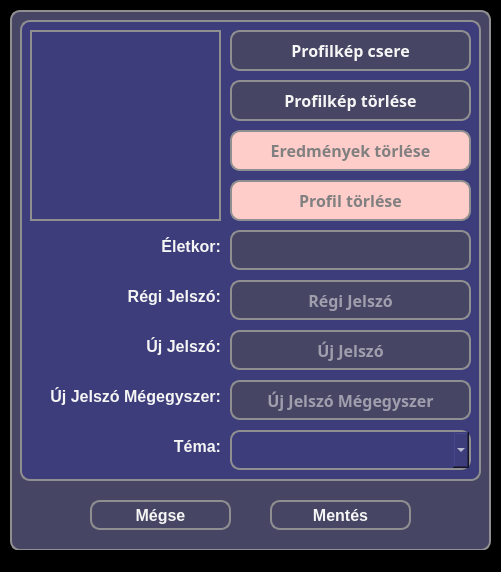
<?xml version="1.0" encoding="UTF-8"?>
<ui version="4.0">
 <class>MainWindow</class>
 <widget class="QMainWindow" name="MainWindow">
  <property name="geometry">
   <rect>
    <x>0</x>
    <y>0</y>
    <width>501</width>
    <height>572</height>
   </rect>
  </property>
  <property name="windowTitle">
   <string>Beállítások</string>
  </property>
  <property name="styleSheet">
   <string notr="true">* {
	background-color: black;
}</string>
  </property>
  <widget class="QWidget" name="centralwidget">
   <widget class="QWidget" name="widget_3" native="true">
    <property name="geometry">
     <rect>
      <x>10</x>
      <y>10</y>
      <width>481</width>
      <height>541</height>
     </rect>
    </property>
    <property name="styleSheet">
     <string notr="true">* {
	background-color: rgb(70, 70, 100);
	border: 2px solid #8f8f91;
	border-radius: 10px;
	color: white;
	font-size: 16px;
	font-weight: bold;
}</string>
    </property>
    <widget class="QPushButton" name="abortButton">
     <property name="geometry">
      <rect>
       <x>80</x>
       <y>490</y>
       <width>141</width>
       <height>30</height>
      </rect>
     </property>
     <property name="styleSheet">
      <string notr="true">* {
	background-color: rgb(70, 70, 100);
	color: whitesmoke;
}

*:hover {
	background-color: rgb(120, 120, 220);
	color: white;
}</string>
     </property>
     <property name="text">
      <string>Mégse</string>
     </property>
    </widget>
    <widget class="QPushButton" name="saveAndCloseButton">
     <property name="geometry">
      <rect>
       <x>260</x>
       <y>490</y>
       <width>141</width>
       <height>30</height>
      </rect>
     </property>
     <property name="styleSheet">
      <string notr="true">* {
	background-color: rgb(70, 70, 100);
	color: whitesmoke;
}

*:hover {
	background-color: rgb(120, 120, 220);
	color: white;
}</string>
     </property>
     <property name="text">
      <string>Mentés</string>
     </property>
    </widget>
    <widget class="QWidget" name="widget_2" native="true">
     <property name="geometry">
      <rect>
       <x>10</x>
       <y>10</y>
       <width>461</width>
       <height>461</height>
      </rect>
     </property>
     <property name="styleSheet">
      <string notr="true">* {
	background-color: #3d3d7b;
	border: 2px solid #8f8f91;
	border-radius: 10px;
	color: white;
	font-size: 16px;
	font-weight: bold;
}</string>
     </property>
     <widget class="QFrame" name="profilePicture">
      <property name="geometry">
       <rect>
        <x>10</x>
        <y>10</y>
        <width>191</width>
        <height>191</height>
       </rect>
      </property>
      <property name="styleSheet">
       <string notr="true">border-radius: 0px;</string>
      </property>
      <property name="frameShape">
       <enum>QFrame::StyledPanel</enum>
      </property>
      <property name="frameShadow">
       <enum>QFrame::Raised</enum>
      </property>
     </widget>
     <widget class="QPushButton" name="changeProfilePictureButton">
      <property name="geometry">
       <rect>
        <x>210</x>
        <y>10</y>
        <width>241</width>
        <height>41</height>
       </rect>
      </property>
      <property name="font">
       <font>
        <family>Corbel</family>
        <pointsize>-1</pointsize>
        <bold>true</bold>
       </font>
      </property>
      <property name="styleSheet">
       <string notr="true">* {
	background-color: rgb(70, 70, 100);
	color: whitesmoke;
}

*:hover {
	background-color: rgb(120, 120, 220);
	color: white;
}</string>
      </property>
      <property name="text">
       <string>Profilkép csere</string>
      </property>
     </widget>
     <widget class="QPushButton" name="restoreDefaultResultsButton">
      <property name="geometry">
       <rect>
        <x>210</x>
        <y>110</y>
        <width>241</width>
        <height>41</height>
       </rect>
      </property>
      <property name="font">
       <font>
        <family>Corbel</family>
        <pointsize>-1</pointsize>
        <bold>true</bold>
       </font>
      </property>
      <property name="styleSheet">
       <string notr="true">* {
	background-color: rgb(255, 205, 201);
	color: grey;
}

*:hover {
	background-color: rgb(255, 102, 89);
	color: white;
}</string>
      </property>
      <property name="text">
       <string>Eredmények törlése</string>
      </property>
     </widget>
     <widget class="QPushButton" name="deleteUserProfileButton">
      <property name="geometry">
       <rect>
        <x>210</x>
        <y>160</y>
        <width>241</width>
        <height>41</height>
       </rect>
      </property>
      <property name="font">
       <font>
        <family>Corbel</family>
        <pointsize>-1</pointsize>
        <bold>true</bold>
       </font>
      </property>
      <property name="styleSheet">
       <string notr="true">* {
	background-color: rgb(255, 205, 201);
	color: grey;
}

*:hover {
	background-color: rgb(255, 102, 89);
	color: white;
}</string>
      </property>
      <property name="text">
       <string>Profil törlése</string>
      </property>
     </widget>
     <widget class="QComboBox" name="changeThemeBox">
      <property name="geometry">
       <rect>
        <x>210</x>
        <y>410</y>
        <width>241</width>
        <height>40</height>
       </rect>
      </property>
      <property name="font">
       <font>
        <family>Corbel</family>
        <pointsize>-1</pointsize>
        <bold>true</bold>
       </font>
      </property>
      <property name="editable">
       <bool>true</bool>
      </property>
      <property name="currentText">
       <string/>
      </property>
      <property name="placeholderText">
       <string/>
      </property>
      <property name="frame">
       <bool>true</bool>
      </property>
     </widget>
     <widget class="QPushButton" name="deleteProfilePictureButton">
      <property name="geometry">
       <rect>
        <x>210</x>
        <y>60</y>
        <width>241</width>
        <height>41</height>
       </rect>
      </property>
      <property name="font">
       <font>
        <family>Corbel</family>
        <pointsize>-1</pointsize>
        <bold>true</bold>
       </font>
      </property>
      <property name="styleSheet">
       <string notr="true">* {
	background-color: rgb(70, 70, 100);
	color: whitesmoke;
}

*:hover {
	background-color: rgb(120, 120, 220);
	color: white;
}</string>
      </property>
      <property name="text">
       <string>Profilkép törlése</string>
      </property>
     </widget>
     <widget class="QLineEdit" name="changeUserAge">
      <property name="geometry">
       <rect>
        <x>210</x>
        <y>210</y>
        <width>241</width>
        <height>40</height>
       </rect>
      </property>
      <property name="styleSheet">
       <string notr="true">* {
	background-color: rgb(70, 70, 100);
	color: whitesmoke;
}

*:hover {
	background-color: rgb(120, 120, 220);
	color: white;
}</string>
      </property>
      <property name="text">
       <string/>
      </property>
      <property name="echoMode">
       <enum>QLineEdit::Normal</enum>
      </property>
      <property name="alignment">
       <set>Qt::AlignCenter</set>
      </property>
      <property name="placeholderText">
       <string/>
      </property>
     </widget>
     <widget class="QLineEdit" name="oldPassword">
      <property name="geometry">
       <rect>
        <x>210</x>
        <y>260</y>
        <width>241</width>
        <height>40</height>
       </rect>
      </property>
      <property name="font">
       <font>
        <family>Corbel</family>
        <pointsize>-1</pointsize>
        <bold>true</bold>
       </font>
      </property>
      <property name="autoFillBackground">
       <bool>false</bool>
      </property>
      <property name="styleSheet">
       <string notr="true">* {
	background-color: rgb(70, 70, 100);
	color: whitesmoke;
}

*:hover {
	background-color: rgb(120, 120, 220);
	color: white;
}</string>
      </property>
      <property name="echoMode">
       <enum>QLineEdit::Password</enum>
      </property>
      <property name="alignment">
       <set>Qt::AlignCenter</set>
      </property>
      <property name="placeholderText">
       <string>Régi Jelszó</string>
      </property>
     </widget>
     <widget class="QLineEdit" name="newPassword1">
      <property name="geometry">
       <rect>
        <x>210</x>
        <y>310</y>
        <width>241</width>
        <height>40</height>
       </rect>
      </property>
      <property name="font">
       <font>
        <family>Corbel</family>
        <pointsize>-1</pointsize>
        <bold>true</bold>
       </font>
      </property>
      <property name="autoFillBackground">
       <bool>false</bool>
      </property>
      <property name="styleSheet">
       <string notr="true">* {
	background-color: rgb(70, 70, 100);
	color: whitesmoke;
}

*:hover {
	background-color: rgb(120, 120, 220);
	color: white;
}</string>
      </property>
      <property name="echoMode">
       <enum>QLineEdit::Password</enum>
      </property>
      <property name="alignment">
       <set>Qt::AlignCenter</set>
      </property>
      <property name="placeholderText">
       <string>Új Jelszó</string>
      </property>
     </widget>
     <widget class="QLineEdit" name="newPassword2">
      <property name="geometry">
       <rect>
        <x>210</x>
        <y>360</y>
        <width>241</width>
        <height>40</height>
       </rect>
      </property>
      <property name="font">
       <font>
        <family>Corbel</family>
        <pointsize>-1</pointsize>
        <bold>true</bold>
       </font>
      </property>
      <property name="autoFillBackground">
       <bool>false</bool>
      </property>
      <property name="styleSheet">
       <string notr="true">* {
	background-color: rgb(70, 70, 100);
	color: whitesmoke;
}

*:hover {
	background-color: rgb(120, 120, 220);
	color: white;
}</string>
      </property>
      <property name="echoMode">
       <enum>QLineEdit::Password</enum>
      </property>
      <property name="alignment">
       <set>Qt::AlignCenter</set>
      </property>
      <property name="placeholderText">
       <string>Új Jelszó Mégegyszer</string>
      </property>
     </widget>
     <widget class="QLabel" name="userAgeLabel">
      <property name="geometry">
       <rect>
        <x>10</x>
        <y>217</y>
        <width>191</width>
        <height>31</height>
       </rect>
      </property>
      <property name="layoutDirection">
       <enum>Qt::LeftToRight</enum>
      </property>
      <property name="styleSheet">
       <string notr="true">*{
	color: whitesmoke;
	border: none;
}</string>
      </property>
      <property name="text">
       <string>Életkor:</string>
      </property>
      <property name="alignment">
       <set>Qt::AlignRight</set>
      </property>
     </widget>
     <widget class="QLabel" name="oldPasswordLabel">
      <property name="geometry">
       <rect>
        <x>10</x>
        <y>267</y>
        <width>191</width>
        <height>31</height>
       </rect>
      </property>
      <property name="layoutDirection">
       <enum>Qt::LeftToRight</enum>
      </property>
      <property name="styleSheet">
       <string notr="true">*{
	color: whitesmoke;
	border: none;
}</string>
      </property>
      <property name="text">
       <string>Régi Jelszó:</string>
      </property>
      <property name="alignment">
       <set>Qt::AlignRight</set>
      </property>
     </widget>
     <widget class="QLabel" name="newPassword1Label">
      <property name="geometry">
       <rect>
        <x>10</x>
        <y>317</y>
        <width>191</width>
        <height>31</height>
       </rect>
      </property>
      <property name="layoutDirection">
       <enum>Qt::LeftToRight</enum>
      </property>
      <property name="styleSheet">
       <string notr="true">*{
	color: whitesmoke;
	border: none;
}</string>
      </property>
      <property name="text">
       <string>Új Jelszó:</string>
      </property>
      <property name="alignment">
       <set>Qt::AlignRight</set>
      </property>
     </widget>
     <widget class="QLabel" name="newPassword2Label">
      <property name="geometry">
       <rect>
        <x>10</x>
        <y>367</y>
        <width>191</width>
        <height>31</height>
       </rect>
      </property>
      <property name="layoutDirection">
       <enum>Qt::LeftToRight</enum>
      </property>
      <property name="styleSheet">
       <string notr="true">*{
	color: whitesmoke;
	border: none;
}</string>
      </property>
      <property name="text">
       <string>Új Jelszó Mégegyszer:</string>
      </property>
      <property name="alignment">
       <set>Qt::AlignRight</set>
      </property>
     </widget>
     <widget class="QLabel" name="themeLabel">
      <property name="geometry">
       <rect>
        <x>10</x>
        <y>417</y>
        <width>191</width>
        <height>31</height>
       </rect>
      </property>
      <property name="layoutDirection">
       <enum>Qt::LeftToRight</enum>
      </property>
      <property name="styleSheet">
       <string notr="true">*{
	color: whitesmoke;
	border: none;
}</string>
      </property>
      <property name="text">
       <string>Téma:</string>
      </property>
      <property name="alignment">
       <set>Qt::AlignRight</set>
      </property>
     </widget>
    </widget>
   </widget>
  </widget>
  <widget class="QStatusBar" name="statusbar"/>
 </widget>
 <resources/>
 <connections/>
</ui>
